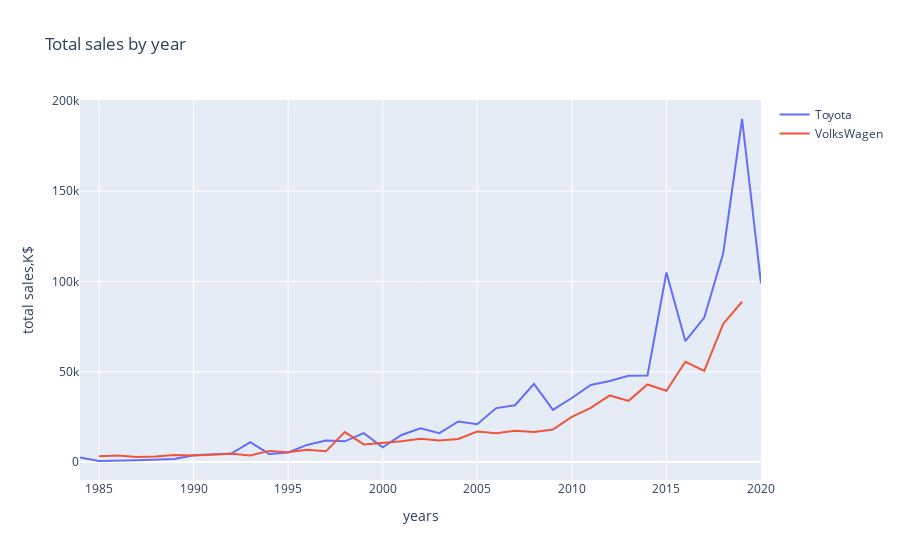

Notebook source saved alongside this figure:
### Code cell
toyota_trace = go.Scatter(
    x = toyota_price.year,
    y = toyota_price['price'],
    name = 'Toyota'
)
vw_trace = go.Scatter(
    x = vw_price.year,
    y = vw_price['price'],
    name= 'VolksWagen'
)
layout = go.Layout(
    title='Total sales by year',\
    xaxis= {'title':"years"},yaxis = {'title':"total sales,K$"}
)

fig = go.Figure(data = [toyota_trace,vw_trace], layout = layout)
iplot(fig)

### Figure 1 — Plotly figure (JSON) as saved in the notebook; plotly's stock layout.template omitted (floating-point values rounded to 4 significant figures)
{"data": [{"name": "Toyota", "type": "scatter", "x": [2020, 2019, 2018, 2017, 2016, 2015, 2014, 2013, 2012, 2011, 2010, 2009, 2008, 2007, 2006, 2005, 2004, 2003, 2002, 2001, 2000, 1999, 1998, 1997, 1996, 1995, 1994, 1993, 1992, 1990, 1989, 1988, 1987, 1985, 1984], "y": [98999, 189999, 115555, 79999, 66999, 104999, 47999, 47777, 44900, 42690, 35500, 28900, 43333, 31500, 29900, 21000, 22500, 16000, 18700, 15000, 8200, 16000, 11500, 11900, 9500, 5300, 4500, 11000, 4700, 3750, 1650, 1500, 950, 600, 2600]}, {"name": "VolksWagen", "type": "scatter", "x": [2019, 2018, 2017, 2016, 2015, 2014, 2013, 2012, 2011, 2010, 2009, 2008, 2007, 2006, 2005, 2004, 2003, 2002, 2001, 2000, 1999, 1998, 1997, 1996, 1995, 1994, 1993, 1992, 1991, 1990, 1989, 1988, 1987, 1986, 1985], "y": [88800, 76509, 50500, 55555, 39500, 43000, 33900, 36900, 30000, 24999, 17999, 16700, 17400, 16000, 16900, 12800, 11888, 12900, 11500, 10700, 9800, 16575, 5950, 6800, 5500, 6200, 3700, 4600, 4300, 3600, 3900, 3100, 2800, 3700, 3200]}], "layout": {"title": {"text": "Total sales by year"}, "xaxis": {"title": {"text": "years"}}, "yaxis": {"title": {"text": "total sales,K$"}}}}
